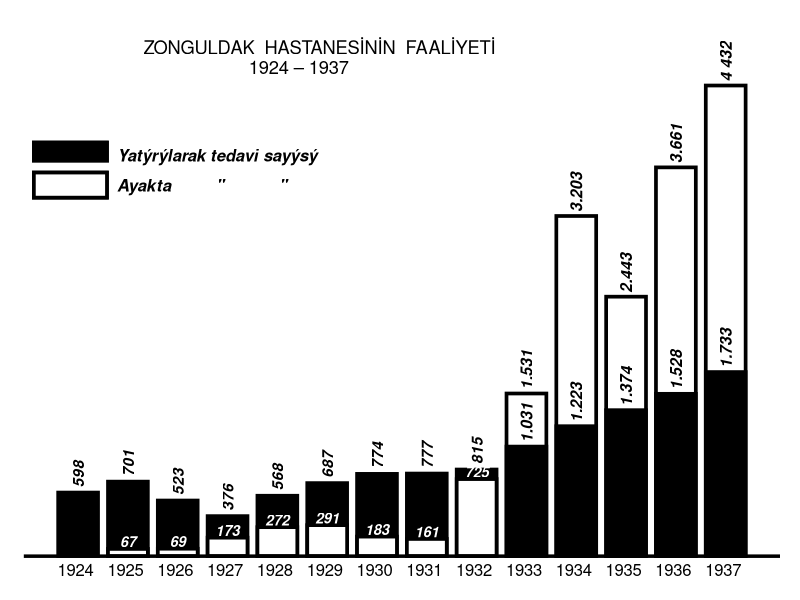

Recreate this plot in R. (Note: this script raises an error after producing the figure.)
library(ggplot2)
yatak1 <- c(598,701,523,376,568,687,774,777,815,NA,NA,NA,NA,NA)
yatak2 <- c(NA,NA,NA,NA,NA,NA,NA,NA,NA,1031,1223,1374,1528,1733)
ayak1 <- c(NA,67,69,173,272,291,183,161,725,NA,NA,NA,NA,NA)
ayak2 <- c(NA,NA,NA,NA,NA,NA,NA,NA,NA,1531,3203,2443,3661,4432)
zaman <- seq(1924,1937)
deger <- c(1031,1223,1374,1528,1733,1531,3203,2443,3661,4432) 
xcor <- rep(seq(1933,1937),2)
ycor <- deger
label1 <- c("1.031","1.223","1.374","1.528","1.733",
            "1.531","3.203","2.443","3.661","4 432")
zonguldak <- data.frame(zaman, ayak1, ayak2, yatak1, yatak2)
ggplot(zonguldak, aes(x = zaman)) +
  geom_bar(aes(y=yatak1, fill = "black"), stat="identity", position = "identity", color = "black" ,size = 1.25,  width = 0.8) +
  geom_bar(aes(y=ayak1, fill = "white"), stat="identity", position = "identity", color = "black", size = 1.25,   width = 0.8) +
  geom_bar(aes(y=ayak2, fill = "white"), stat="identity", position = "identity", color = "black", size = 1.25,   width = 0.8) +
  geom_bar(aes(y=yatak2, fill = "black"), stat="identity", position = "identity", color = "black", size = 1.25, width = 0.8) +
  geom_text(aes(y=yatak1), label = yatak1, angle = 90, hjust = -0.2, fontface = "bold.italic") +
  geom_text(aes(y=ayak1), label = ayak1, color = "white", vjust = -0.15, size= 3.7, fontface = "bold.italic") +
  theme_classic() +
  ggtitle("ZONGULDAK  HASTANESİNİN  FAALİYETİ \n        1924 \u2013 1937") +
  theme(plot.title = element_text(vjust=0.95, hjust=0.3)) + 
  scale_y_continuous(expand = c(0,1)) +
  scale_fill_manual(name = "",
                    values=c("black", "white"),
                    labels=c("Yatýrýlarak tedavi sayýsý","Ayakta         \"           \" "))+
  theme(axis.line.y = element_blank(),
        axis.text.y = element_blank(), 
        axis.ticks = element_blank(), 
        axis.title = element_blank(),
        axis.text = element_text(color = "black", size = 12, hjust = 0.57),
        axis.line.x = element_line(colour = "black", size = 1.2)) +
  theme(plot.margin = unit(c(2,1,1,1), "lines")) +
  scale_x_continuous(breaks = seq(1924,1937)) +
  annotate("text", x = xcor, y = ycor, label = label1, 
           color = "black", angle = 90, hjust = -0.1, size=4, fontface = "bold.italic") +
  guides(fill=guide_legend(override.aes = list(size = 1.2), keywidth=0.78, keyheight=0.30,default.unit="inch")) +
  theme(legend.title=element_blank(),legend.text = element_text(size=12,face = "bold.italic"),legend.position=c(0,0.90), 
        legend.justification=c(0,1), legend.direction='vertical',legend.spacing.x = unit(0.15,"cm"),
        legend.key = element_rect(size = 5, fill = "white", color = "white")) +
  coord_cartesian(clip = 'off')


## An alternative solution

Sys.setlocale(locale = "Turkish")
library(ggplot2)
yatak <- c(598,701,523,376,568,687,774,777,815,1031,1223,1374,1528,1733)
tedavi <- c(NA,67,69,173,272,291,183,161,690,1531,3203,2443,3661,4432)
##To fit "725" into box I assigned value of 690 to it. Its label is still 725.
fark <- ifelse(yatak<tedavi,yatak,0)
zaman <- seq(1924,1937)
data <- data.frame("x"=zaman, "y1"=yatak, "y2"=tedavi, "y3"=fark)


xcor <- rep(paste(c(seq(1924,1937)),sep=""),1)
ycor1 <- yatak + 100
ycor2 <- tedavi + 120

labell <- c("598","701","523","376","568","687","774","777","815","1.031","1.223","1.374","1.528","1.733")

labell2 <- c("","67","69","173","272","291","183","161","725","","","","","")

labell3 <- c("","","","","","","","","","1.531","3.203","2.443","3.661","4.432")

ggplot(data=data2,aes(x=factor(zaman))) +
  ggtitle("ZONGULDAK HASTANESİNİN FAALİYETİ \n                    1924 \u2013 1937")+
  geom_bar(aes(y=y1,fill="black"),stat= "identity", col = "black", size=1)+
  geom_bar(aes(y=y2,fill="white"),stat= "identity", col = "black", size=1)+
  geom_bar(aes(y=y3),stat= "identity", col = "black", fill="black", size=1)+
  theme_classic()+
  scale_fill_manual(name = "",
                    values=c("black", "white"),
                    labels=c("Yatırılarak tedavi sayısı","Ayakta         \"           \" "))+
  theme(axis.line.y=element_blank(), axis.text.y = element_blank(), 
        axis.ticks = element_blank(), axis.title = element_blank(),
        axis.line.x = element_line(colour = "black", size = 0.9),
        axis.text.x= element_text(size=13,color = "black"))+
  theme(title =element_text(face = "bold", color = "black", size = 12), plot.margin = margin(0.5, 0.5, 0.5, 0.5, "cm"))+
  theme(plot.title=element_text(vjust=-10, hjust=0.2,family="sans"))+
  theme(legend.title=element_blank(),legend.text = element_text(size=12,face = "bold.italic"),legend.position=c(0,0.90), 
        legend.justification=c(0,1), legend.direction='vertical',legend.spacing.x = unit(0.15,"cm"),
        legend.key = element_rect(size = 5, fill = "white", colour = "white"))+
  guides(fill=guide_legend(override.aes = list(size = 1.2), keywidth=0.78, keyheight=0.30,default.unit="inch")) +
  scale_x_discrete(breaks=c(1924,1925,1926,1927,1928,1929,1930,1931,1932,1933,1934,1935,1936,1937))+ 
  scale_y_continuous(expand = c(0,0))+
  annotate("text", x = xcor, y = ycor1, label = labell, 
           color = "black", angle = 90, hjust = 0.2, size=3.0, fontface = "bold.italic")+
  annotate("text", x = xcor, y = ycor2, label = labell2, 
           color = "white", angle = 0, vjust = 0.758, size=3, fontface = "bold.italic")+
  annotate("text", x = xcor, y = ycor2, label = labell3, 
           color = "black", angle = 90, hjust = 0.2, size=3.0, fontface = "bold.italic")+
  coord_cartesian(clip = 'off')
